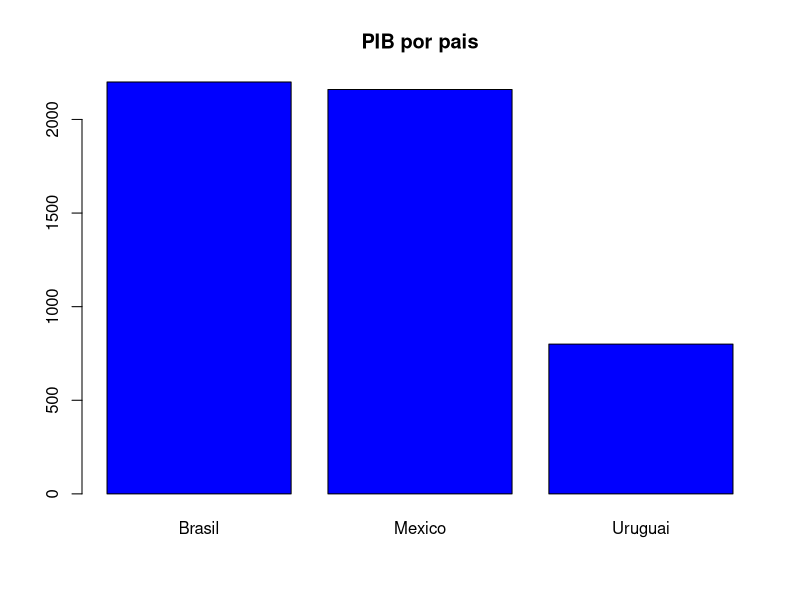

Recreate this plot in R.
## ---- chunk 1
c(2,5,9) # conjunto númerico
c("Brasil", "Mexico", "Uruguai") #conjunto caractere
c(TRUE, FALSE, TRUE)
 x <- 5
 y <- 10
 z <- x+y

# mean()  = média
# median() = mediana
## ---- chunk 2
#atalho para criação do ctrl+alt+I
# Criar 1 objeto simples
# Crie um objeto PIB_Brasil com valor 2200 em bilhões de reais
PIB_Brasil <- 2200

# Crie um objeto POP_Brasil com valor 210 em milhões de pessoas
POP_Brasil <- 210
## ---- chunk 3
#Calculo do PIB per Capital
PIB_PC <- PIB_Brasil/POP_Brasil
PIB_PC
## ---- chunk 4
# Criar um vetor chamado paises com 3 nações.
paises <- c("Brasil", "Mexico", "Uruguai")
# Criar um vetor chamado pib com valores ficticios para esses paises em bilhões
pib <- c(2200, 2160, 800)
# Criar um vetor inflação com valores ficticios para os mesmos paises
inflação <- c(7.2, 10.1, 3.1)
dados <- data.frame(paises=paises, pib=pib, inflação=inflação)
## ---- chunk 5
barplot(dados$pib, names.arg=dados$paises, main = "PIB por pais", col="blue")
